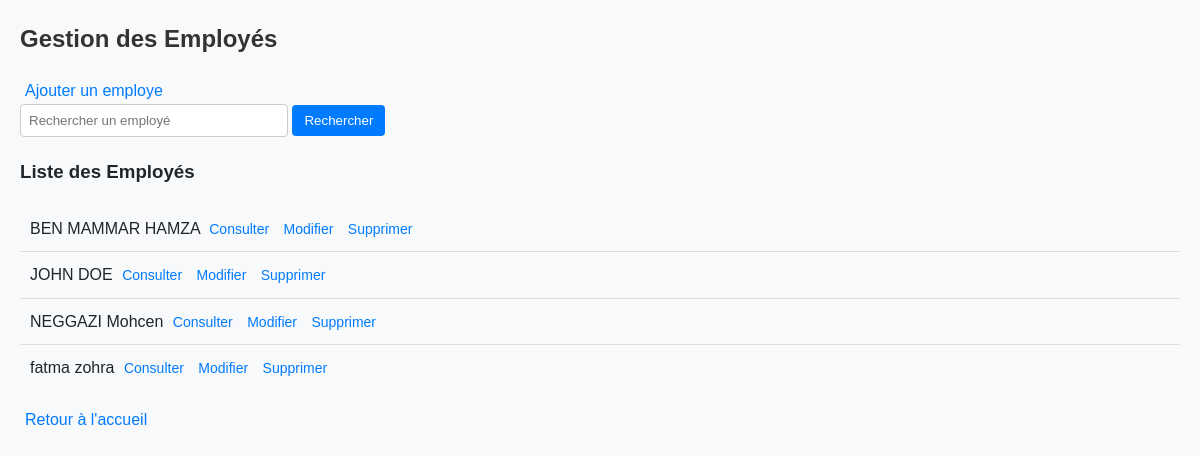
The page /employe/recherche/ on the database as committed earlier.
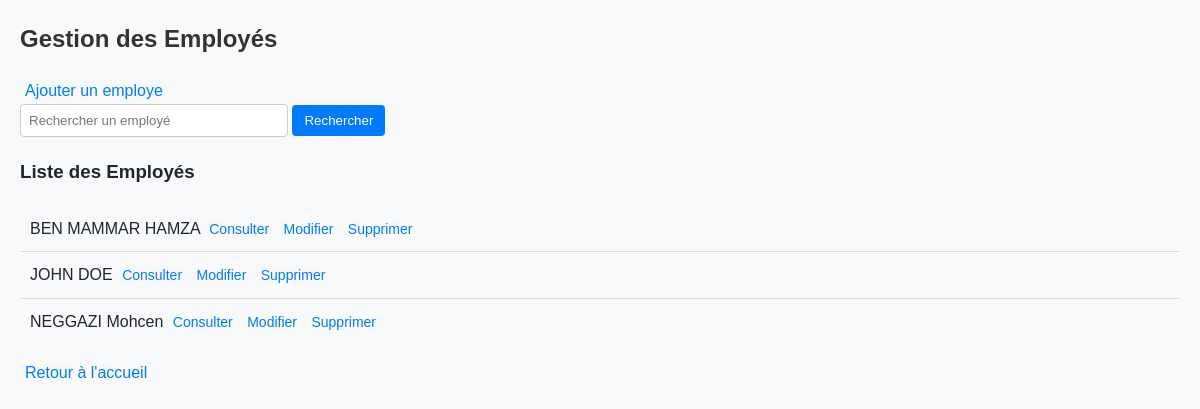
The same page on the database as committed later.
### app1/models.py (models this page shows, shortened)
class Employe(models.Model):
    HOMME = 'H'
    FEMME = 'F'
    SEXE_CHOICES = [
        (HOMME, 'Homme'),
        (FEMME, 'Femme'),
    ]
    nom = models.CharField(max_length=100, verbose_name="Nom")
    prenom = models.CharField(max_length=100, verbose_name="Prénom")
    date_naissance = models.DateField(verbose_name="Date de naissance")
    date_embauche = models.DateField(verbose_name="Date d'embauche")
    adresse = models.TextField(verbose_name="Adresse")
    service = models.ForeignKey(
        'Service',
        on_delete=models.SET_NULL,
        null=True,
        blank=True,
        verbose_name="Service"
    )
    competences = models.TextField(verbose_name="Compétences", blank=True)
    historique_professionnel = models.TextField(verbose_name="Historique professionnel", blank=True)
    sexe = models.CharField(
        max_length=1,
        choices=SEXE_CHOICES,
        verbose_name="Sexe",
        default=HOMME,  # Par défaut, l'employé est masculin
    )
    class Meta:
        verbose_name = "Employé"
        verbose_name_plural = "Employés"
        ordering = ['nom', 'prenom']  # Tri par nom puis prénom

### app1/views/employe_views.py (the view)
# urls.py: path('employe/recherche/', employe_views.rechercher_employe, name='rechercher_employe'),
def rechercher_employe(request):
    query = request.GET.get('q', '')
    if query:
        employees = Employe.objects.filter(nom__icontains=query)  # Filtrer par nom
    else:
        employees = Employe.objects.all()  # Récupérer tous les employés
    if request.method == 'POST':
        form = EmployeForm(request.POST)
        if form.is_valid():
            form.save()  # Enregistrer un nouvel employé
            return redirect('rechercher_employe')  # Rediriger vers la même page
    else:
        form = EmployeForm()
    context = {
        'employees': employees,
        'form': form,
        'query': query,
    }
    return render(request, 'employe_templates/rechercher_employe.html', context)

### app1/forms.py
class EmployeForm(forms.ModelForm):
    class Meta:
        model = Employe
        fields = "__all__"

### app1/templates/employe_templates/rechercher_employe.html (shortened to what this page needs)
{% block content %} {% load static %}
<!DOCTYPE html>
<html lang="en">
  <head>
    <link rel="stylesheet" href="{% static 'css/style.css' %}" />
  </head>
  <body>
    <h2>Gestion des Employés</h2>
    <link rel="stylesheet" href="{% static 'css/style.css' %}" />
    <a href="{% url 'insert_employe' %}" class="btn">Ajouter un employe</a>
    <form method="GET" action="{% url 'rechercher_employe' %}">
      <input
        type="text"
        name="q"
        placeholder="Rechercher un employé"
        value="{{ query }}"
      />
      <button type="submit">Rechercher</button>
    </form>
    <h3>Liste des Employés</h3>
    <ul>
      {% for employe in employees %}
      <li>
        {{ employe.nom }} {{ employe.prenom }}
        <a href="{% url 'consult_employe' employe.id %}">Consulter</a>
        <a href="{% url 'modifie_employe' employe.id %}">Modifier</a>
        <a href="{% url 'supprime_employe' employe.id %}">Supprimer</a>
      </li>
      {% empty %}
      <li>Aucun employé trouvé.</li>
      {% endfor %}
    </ul>
    {% endblock %}
    <div>
      <a href="{% url 'accueil' %}">Retour à l'accueil</a>
    </div>
  </body>
</html>

Rows that differ between the two databases and show on the page:
removed Employe: nom "fatma", prenom "zohra"
